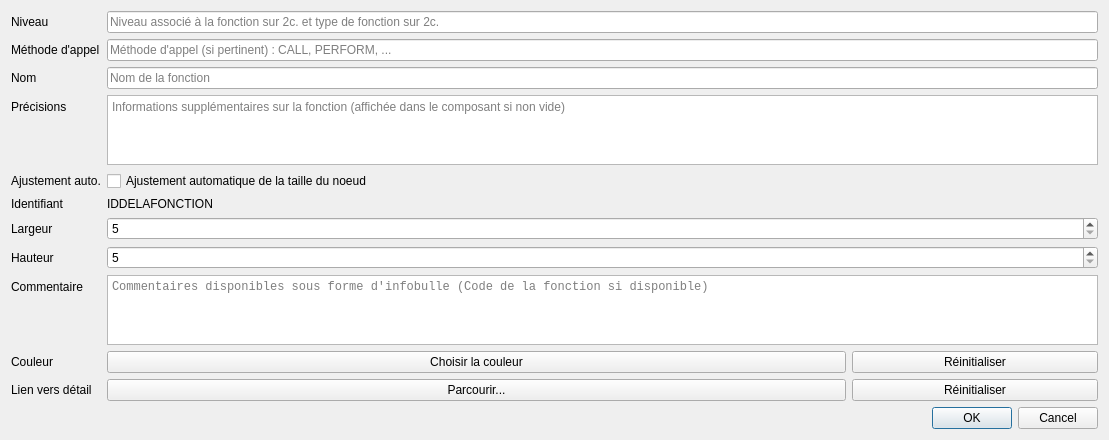
<?xml version="1.0" encoding="UTF-8"?>
<ui version="4.0">
 <class>ModifyFunctionDialog</class>
 <widget class="QDialog" name="ModifyFunctionDialog">
  <property name="geometry">
   <rect>
    <x>0</x>
    <y>0</y>
    <width>1109</width>
    <height>430</height>
   </rect>
  </property>
  <property name="windowTitle">
   <string>Modifier la fonction</string>
  </property>
  <layout class="QFormLayout" name="formLayout">
   <item row="15" column="1">
    <widget class="QDialogButtonBox" name="buttonBox">
     <property name="orientation">
      <enum>Qt::Horizontal</enum>
     </property>
     <property name="standardButtons">
      <set>QDialogButtonBox::Cancel|QDialogButtonBox::Ok</set>
     </property>
    </widget>
   </item>
   <item row="7" column="0">
    <widget class="QLabel" name="label_5">
     <property name="text">
      <string>Identifiant</string>
     </property>
    </widget>
   </item>
   <item row="3" column="0">
    <widget class="QLabel" name="label_2">
     <property name="text">
      <string>Nom</string>
     </property>
     <property name="buddy">
      <cstring>lineEditName</cstring>
     </property>
    </widget>
   </item>
   <item row="2" column="0">
    <widget class="QLabel" name="label_3">
     <property name="text">
      <string>Méthode d'appel</string>
     </property>
     <property name="buddy">
      <cstring>lineEditCallMethod</cstring>
     </property>
    </widget>
   </item>
   <item row="1" column="0">
    <widget class="QLabel" name="label">
     <property name="text">
      <string>Niveau</string>
     </property>
     <property name="buddy">
      <cstring>lineEditLevel</cstring>
     </property>
    </widget>
   </item>
   <item row="11" column="0">
    <widget class="QLabel" name="label_4">
     <property name="text">
      <string>Commentaire</string>
     </property>
     <property name="buddy">
      <cstring>textEditComment</cstring>
     </property>
    </widget>
   </item>
   <item row="1" column="1">
    <widget class="QLineEdit" name="lineEditLevel">
     <property name="placeholderText">
      <string>Niveau associé à la fonction sur 2c. et type de fonction sur 2c.</string>
     </property>
    </widget>
   </item>
   <item row="2" column="1">
    <widget class="QLineEdit" name="lineEditCallMethod">
     <property name="placeholderText">
      <string>Méthode d'appel (si pertinent) : CALL, PERFORM, ...</string>
     </property>
    </widget>
   </item>
   <item row="3" column="1">
    <widget class="QLineEdit" name="lineEditName">
     <property name="placeholderText">
      <string>Nom de la fonction</string>
     </property>
    </widget>
   </item>
   <item row="7" column="1">
    <widget class="QLabel" name="labelId">
     <property name="text">
      <string>IDDELAFONCTION</string>
     </property>
    </widget>
   </item>
   <item row="12" column="0">
    <widget class="QLabel" name="label_6">
     <property name="text">
      <string>Couleur</string>
     </property>
     <property name="buddy">
      <cstring>pushButtonColor</cstring>
     </property>
    </widget>
   </item>
   <item row="14" column="0">
    <widget class="QLabel" name="label_7">
     <property name="text">
      <string>Lien vers détail</string>
     </property>
     <property name="buddy">
      <cstring>pushButtonLink</cstring>
     </property>
    </widget>
   </item>
   <item row="12" column="1">
    <layout class="QHBoxLayout" name="horizontalLayout" stretch="3,1">
     <item>
      <widget class="QPushButton" name="pushButtonColor">
       <property name="text">
        <string>Choisir la couleur</string>
       </property>
      </widget>
     </item>
     <item>
      <widget class="QPushButton" name="pushButtonInitColor">
       <property name="text">
        <string>Réinitialiser</string>
       </property>
      </widget>
     </item>
    </layout>
   </item>
   <item row="14" column="1">
    <layout class="QHBoxLayout" name="horizontalLayout_2" stretch="3,1">
     <item>
      <widget class="QPushButton" name="pushButtonLink">
       <property name="text">
        <string>Parcourir...</string>
       </property>
      </widget>
     </item>
     <item>
      <widget class="QPushButton" name="pushButtonInitLink">
       <property name="text">
        <string>Réinitialiser</string>
       </property>
      </widget>
     </item>
    </layout>
   </item>
   <item row="11" column="1">
    <widget class="QTextEdit" name="textEditComment">
     <property name="font">
      <font>
       <family>Courier New</family>
      </font>
     </property>
     <property name="tabChangesFocus">
      <bool>true</bool>
     </property>
     <property name="placeholderText">
      <string>Commentaires disponibles sous forme d'infobulle (Code de la fonction si disponible)</string>
     </property>
    </widget>
   </item>
   <item row="9" column="1">
    <widget class="QSpinBox" name="spinBoxWidth">
     <property name="minimum">
      <number>5</number>
     </property>
     <property name="maximum">
      <number>1000</number>
     </property>
    </widget>
   </item>
   <item row="10" column="1">
    <widget class="QSpinBox" name="spinBoxHeight">
     <property name="minimum">
      <number>5</number>
     </property>
     <property name="maximum">
      <number>1000</number>
     </property>
    </widget>
   </item>
   <item row="9" column="0">
    <widget class="QLabel" name="label_8">
     <property name="text">
      <string>Largeur</string>
     </property>
     <property name="buddy">
      <cstring>spinBoxWidth</cstring>
     </property>
    </widget>
   </item>
   <item row="10" column="0">
    <widget class="QLabel" name="label_9">
     <property name="text">
      <string>Hauteur</string>
     </property>
     <property name="buddy">
      <cstring>spinBoxHeight</cstring>
     </property>
    </widget>
   </item>
   <item row="5" column="0">
    <widget class="QLabel" name="label_10">
     <property name="text">
      <string>Précisions</string>
     </property>
     <property name="buddy">
      <cstring>textEditPrecisions</cstring>
     </property>
    </widget>
   </item>
   <item row="5" column="1">
    <widget class="QTextEdit" name="textEditPrecisions">
     <property name="tabChangesFocus">
      <bool>true</bool>
     </property>
     <property name="placeholderText">
      <string>Informations supplémentaires sur la fonction (affichée dans le composant si non vide)</string>
     </property>
    </widget>
   </item>
   <item row="6" column="1">
    <widget class="QCheckBox" name="checkBoxAutoAdjust">
     <property name="text">
      <string>Ajustement automatique de la taille du noeud</string>
     </property>
    </widget>
   </item>
   <item row="6" column="0">
    <widget class="QLabel" name="label_11">
     <property name="text">
      <string>Ajustement auto.</string>
     </property>
    </widget>
   </item>
  </layout>
 </widget>
 <resources/>
 <connections>
  <connection>
   <sender>buttonBox</sender>
   <signal>accepted()</signal>
   <receiver>ModifyFunctionDialog</receiver>
   <slot>accept()</slot>
   <hints>
    <hint type="sourcelabel">
     <x>248</x>
     <y>254</y>
    </hint>
    <hint type="destinationlabel">
     <x>157</x>
     <y>274</y>
    </hint>
   </hints>
  </connection>
  <connection>
   <sender>buttonBox</sender>
   <signal>rejected()</signal>
   <receiver>ModifyFunctionDialog</receiver>
   <slot>reject()</slot>
   <hints>
    <hint type="sourcelabel">
     <x>316</x>
     <y>260</y>
    </hint>
    <hint type="destinationlabel">
     <x>286</x>
     <y>274</y>
    </hint>
   </hints>
  </connection>
 </connections>
</ui>
